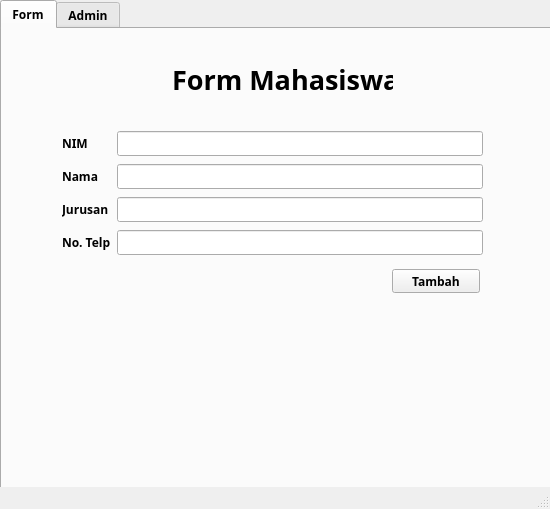
<?xml version="1.0" encoding="UTF-8"?>
<ui version="4.0">
 <class>MainWindow</class>
 <widget class="QMainWindow" name="MainWindow">
  <property name="geometry">
   <rect>
    <x>0</x>
    <y>0</y>
    <width>550</width>
    <height>509</height>
   </rect>
  </property>
  <property name="windowTitle">
   <string>MainWindow</string>
  </property>
  <widget class="QWidget" name="centralwidget">
   <widget class="QTabWidget" name="tabWidget">
    <property name="geometry">
     <rect>
      <x>0</x>
      <y>0</y>
      <width>551</width>
      <height>511</height>
     </rect>
    </property>
    <property name="font">
     <font>
      <family>Muli</family>
      <weight>75</weight>
      <bold>true</bold>
     </font>
    </property>
    <property name="currentIndex">
     <number>0</number>
    </property>
    <widget class="QWidget" name="tab">
     <attribute name="title">
      <string>Form</string>
     </attribute>
     <widget class="QLabel" name="label_7">
      <property name="geometry">
       <rect>
        <x>0</x>
        <y>-110</y>
        <width>551</width>
        <height>581</height>
       </rect>
      </property>
      <property name="text">
       <string/>
      </property>
      <property name="pixmap">
       <pixmap>bg.png</pixmap>
      </property>
     </widget>
     <widget class="QLabel" name="label_6">
      <property name="geometry">
       <rect>
        <x>170</x>
        <y>30</y>
        <width>221</width>
        <height>41</height>
       </rect>
      </property>
      <property name="font">
       <font>
        <pointsize>20</pointsize>
       </font>
      </property>
      <property name="text">
       <string>Form Mahasiswa</string>
      </property>
     </widget>
     <widget class="QWidget" name="gridLayoutWidget">
      <property name="geometry">
       <rect>
        <x>60</x>
        <y>100</y>
        <width>421</width>
        <height>130</height>
       </rect>
      </property>
      <layout class="QGridLayout" name="gridLayout_3">
       <item row="2" column="0">
        <widget class="QLabel" name="label_11">
         <property name="text">
          <string>Nama</string>
         </property>
        </widget>
       </item>
       <item row="4" column="0">
        <widget class="QLabel" name="label_12">
         <property name="text">
          <string>No. Telp</string>
         </property>
        </widget>
       </item>
       <item row="3" column="0">
        <widget class="QLabel" name="label_13">
         <property name="text">
          <string>Jurusan</string>
         </property>
        </widget>
       </item>
       <item row="1" column="0">
        <widget class="QLabel" name="label_14">
         <property name="text">
          <string>NIM</string>
         </property>
        </widget>
       </item>
       <item row="1" column="2">
        <widget class="QLineEdit" name="txtNIM"/>
       </item>
       <item row="2" column="2">
        <widget class="QLineEdit" name="txtNama_3"/>
       </item>
       <item row="3" column="2">
        <widget class="QLineEdit" name="txtJurusan_3"/>
       </item>
       <item row="4" column="2">
        <widget class="QLineEdit" name="txtNo_3"/>
       </item>
      </layout>
     </widget>
     <widget class="QPushButton" name="btnTambah">
      <property name="geometry">
       <rect>
        <x>390</x>
        <y>240</y>
        <width>88</width>
        <height>24</height>
       </rect>
      </property>
      <property name="text">
       <string>Tambah</string>
      </property>
     </widget>
    </widget>
    <widget class="QWidget" name="tab_2">
     <attribute name="title">
      <string>Admin</string>
     </attribute>
     <widget class="QLabel" name="label">
      <property name="geometry">
       <rect>
        <x>-4</x>
        <y>-8</y>
        <width>551</width>
        <height>481</height>
       </rect>
      </property>
      <property name="text">
       <string/>
      </property>
      <property name="pixmap">
       <pixmap>bg-data.png</pixmap>
      </property>
     </widget>
     <widget class="QPushButton" name="btnLogin">
      <property name="geometry">
       <rect>
        <x>370</x>
        <y>240</y>
        <width>75</width>
        <height>23</height>
       </rect>
      </property>
      <property name="font">
       <font>
        <family>Muli</family>
        <weight>75</weight>
        <bold>true</bold>
       </font>
      </property>
      <property name="text">
       <string>LOGIN</string>
      </property>
     </widget>
     <widget class="QWidget" name="gridLayoutWidget_2">
      <property name="geometry">
       <rect>
        <x>100</x>
        <y>140</y>
        <width>350</width>
        <height>80</height>
       </rect>
      </property>
      <layout class="QGridLayout" name="gridLayout_2">
       <item row="0" column="0">
        <widget class="QLabel" name="label_4">
         <property name="font">
          <font>
           <family>Muli</family>
           <pointsize>10</pointsize>
           <weight>75</weight>
           <bold>true</bold>
          </font>
         </property>
         <property name="text">
          <string>Username</string>
         </property>
        </widget>
       </item>
       <item row="1" column="0">
        <widget class="QLabel" name="label_5">
         <property name="font">
          <font>
           <family>Muli</family>
           <pointsize>10</pointsize>
           <weight>75</weight>
           <bold>true</bold>
          </font>
         </property>
         <property name="text">
          <string>Password</string>
         </property>
        </widget>
       </item>
       <item row="0" column="1">
        <widget class="QLineEdit" name="txtUname"/>
       </item>
       <item row="1" column="1">
        <widget class="QLineEdit" name="txtPass"/>
       </item>
      </layout>
     </widget>
     <widget class="QLabel" name="label_8">
      <property name="geometry">
       <rect>
        <x>200</x>
        <y>80</y>
        <width>170</width>
        <height>41</height>
       </rect>
      </property>
      <property name="font">
       <font>
        <family>Muli</family>
        <pointsize>20</pointsize>
        <weight>75</weight>
        <bold>true</bold>
       </font>
      </property>
      <property name="text">
       <string>Login Admin</string>
      </property>
     </widget>
    </widget>
   </widget>
  </widget>
  <widget class="QStatusBar" name="statusbar"/>
 </widget>
 <resources/>
 <connections/>
</ui>
